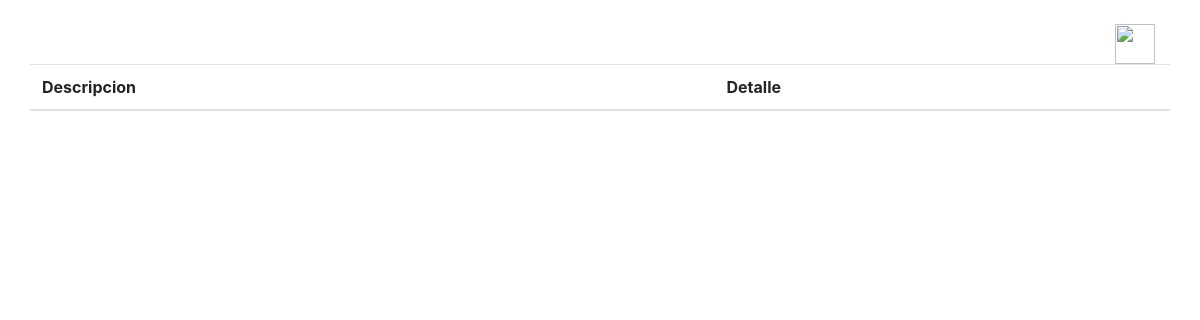
Page /materiasDidacticas/didacticasSegunProfesor.php?codigoMateria=15&codigoProfesor=70 on the earlier database version.
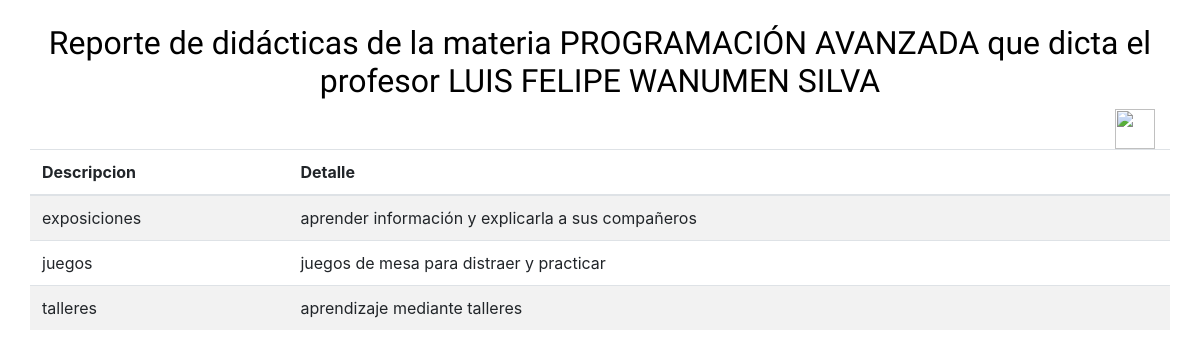
Same page on the later database version.
### tables this page shows
CREATE TABLE `res_profesor` (
  `codigo` int(11) NOT NULL,
  `nombre` varchar(100) NOT NULL,
  `apellido` varchar(100) NOT NULL,
  `cedula` varchar(50) DEFAULT NULL,
  `clave` varchar(50) DEFAULT NULL
);

CREATE TABLE `res_espacio` (
  `codigo` int(11) NOT NULL,
  `nombre` varchar(100) DEFAULT NULL,
  `codigo_componente` int(11) DEFAULT NULL
);

CREATE TABLE `res_didactica` (
  `descripcion` varchar(200) NOT NULL,
  `detalle` varchar(4055) NOT NULL
);

### materiasDidacticas/didacticasSegunProfesor.php (the view, shortened to what this page needs)
<?php
require '../environmentConexion.php';
$codigoProfesor = $_GET['codigoProfesor'];
$codigoMateria = $_GET['codigoMateria'];
$sql="SELECT d.* FROM res_didactica AS d,res_espacio AS e,res_asignacion_didactica AS a,res_profesor AS p
WHERE e.codigo = a.codigo_espacio AND p.codigo = a.codigo_profesor AND d.descripcion = a.descripcion_didactica
AND e.codigo = $codigoMateria and p.codigo = $codigoProfesor";
$resultado = $mysqli->query($sql);
$sql2 = "SELECT DISTINCT p.nombre AS profesor,p.apellido AS apellido, e.nombre AS materia FROM res_didactica AS d,res_espacio AS e,res_asignacion_didactica AS a,res_profesor AS p
WHERE e.codigo = a.codigo_espacio AND p.codigo = a.codigo_profesor AND d.descripcion = a.descripcion_didactica
AND e.codigo = $codigoMateria and p.codigo = $codigoProfesor";
$resultado2 = $mysqli->query($sql2);
?>
<html lang="es">
<head>
    <link rel="stylesheet" href="../materiasDidacticas/css/styleMostrarParaPDFS.css">
    <link rel="stylesheet" href="https://cdn.jsdelivr.net/npm/bootstrap@4.5.3/dist/css/bootstrap.min.css"
>
</head>
<body>
    <div class="container">
        <br>
        <?php while($row = $resultado2->fetch_array(MYSQLI_ASSOC)) {?>
        <h2>Reporte de didácticas de la materia <?php echo $row['materia']?> que dicta el profesor <?php echo $row['profesor']?> <?php echo $row['apellido']?> </h2>
        <?php } ?>
        <div class="row">
            <div id="content" class="col-lg-12">
                <a class="nada" href="./reporteDidacticasSegunProfesor.php?codigoMateria=<?php echo $codigoMateria?>&codigoProfesor=<?php  echo $codigoProfesor ?>">
                    <img src="../images/pdf.png" alt="" width="40" height="40">
                </a>
            </div>
            <br>
            <div class="table-responsive">
                <table class="table table-striped table-hover ">
                    <thead>
                        <th>Descripcion</th>
                        <th>Detalle</th>
                    </thead>
                    <?php while($row = $resultado->fetch_array(MYSQLI_ASSOC)) {?>
                    <tr>
                        <td><?php echo $row['descripcion']?> </td>
                        <td><?php echo $row['detalle']?></td>
                    </tr>
                    <?php } ?>
                </table>
            </div>
        </div>
</body>
</html>

Differences in the rows shown:
now on this page (row unchanged): res_profesor: res_espacio.nombre "PROGRAMACIÓN AVANZADA", nombre "LUIS FELIPE", apellido "WANUMEN SILVA"
added res_didactica: descripcion "exposiciones", detalle "aprender información y explicarla a sus compañeros"
now on this page (row edited): res_didactica: descripcion "juegos", detalle "juegos de mesa para distraer y practicar"
added res_didactica: descripcion "talleres", detalle "aprendizaje mediante talleres"
